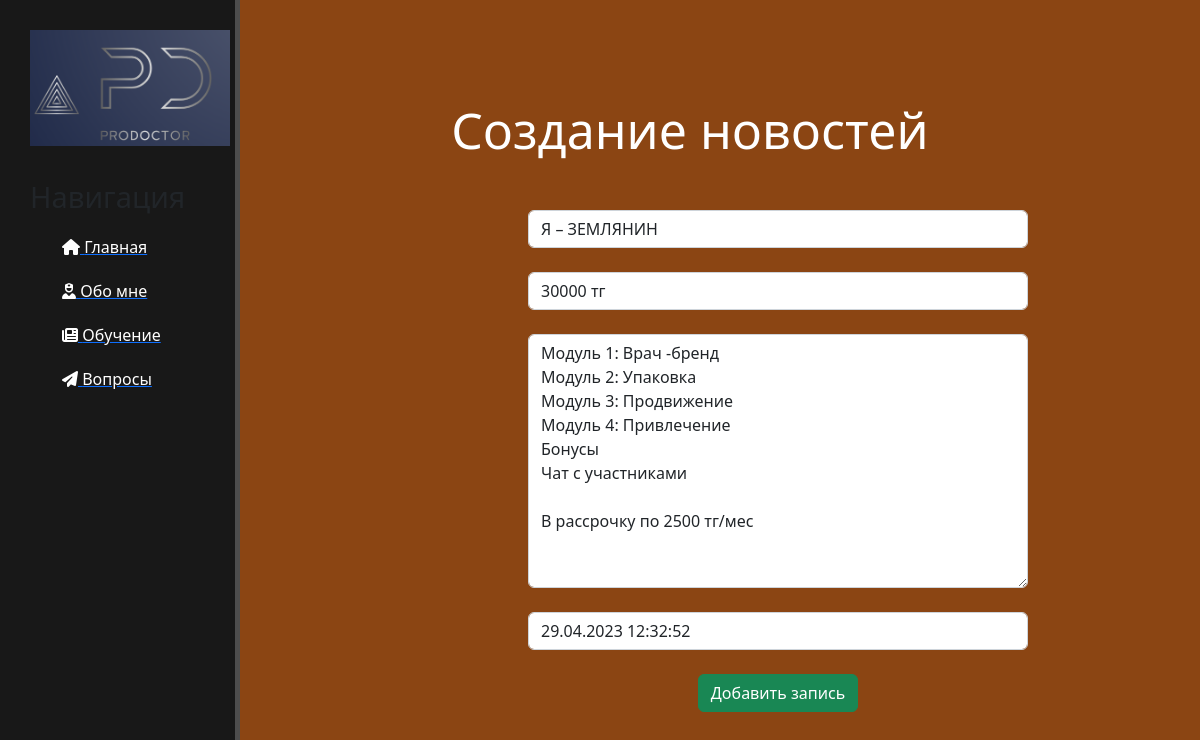
/news/5/update, run on the app's committed database.
### news/models.py (models this page shows, shortened)
class Articles(models.Model):
    title = models.CharField('Название', max_length=50)
    anons = models.CharField('Анонс', max_length=250)
    full_text = models.TextField('Статья')
    data = models.DateTimeField('Дата публикации')
    class Meta:
        verbose_name = 'Новость'
        verbose_name_plural = 'Новости'

### news/views.py (the view)
# urls.py: path('<int:pk>/update', views.NewsUpdateView.as_view(), name='news-update'),
class NewsUpdateView(UpdateView):
    model = Articles
    template_name = 'news/create_news.html'
    form_class = ArticlesForm

### news/forms.py
class ArticlesForm(ModelForm):
    class Meta:
        model = Articles
        fields = ['title', 'anons', 'full_text', 'data']
        widgets = {
            'title': TextInput(attrs={
                'class': 'form-control',
                'placeholder': 'Название статьи'
            }),
            'anons': TextInput(attrs={
                'class': 'form-control',
                'placeholder': 'Анонс статьи'
            }),
            'data': DateTimeInput(attrs={
                'class': 'form-control',
                'placeholder': 'Дата публикации'
            }),
            'full_text': Textarea(attrs={
                'class': 'form-control',
                'placeholder': 'Текст статьи'
            })
        }

### news/templates/news/create_news.html (shortened to what this page needs)
{% extends 'main/layout.html' %}
{% block content %}
<div class="features">
    <h1>Создание новостей</h1>
    <form method="post">
        {{ form.title }}<br>
        {{ form.anons }}<br>
        {{ form.full_text }}<br>
        {{ form.data }}<br>
        <button class="btn btn-success" type="submit">Добавить запись</button>
    </form>
</div>
{% endblock %}

### main/static/main/css/main.css (style rules this page uses)
body { background: #8B4513; }
body .features { float: left; color: #fff; margin-top: 100px; text-align: center; width: 75%; }
body .features h1 { font-size: 50px; }
form { margin-left: 32%; width: 500px; margin-top: 50px; }

### data on the page
Articles: title "Я – ЗЕМЛЯНИН", anons "30000 тг", full_text "Модуль 1: Врач -бренд Модуль 2: Упаковка Модуль 3: Продвижение Модуль 4: Привлечение Бонусы Чат с участниками В рассрочку по 2500 тг/мес", data "29.04.2023 12:32:52"
